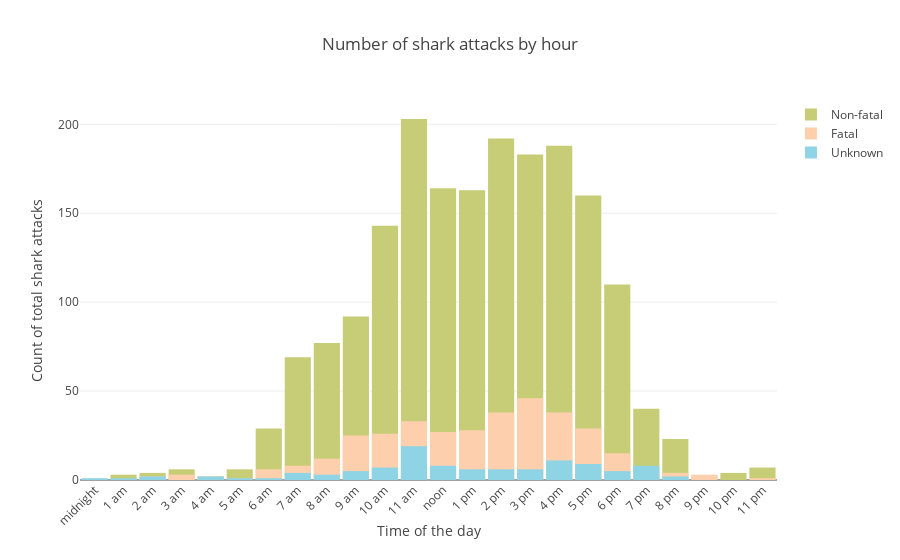

The notebook cell this image was saved under:
### Code cell
hour = list(range(0,25,1))
hourtext = ['midnight', '1 am', '2 am', '3 am', '4 am', '5 am', '6 am', '7 am', '8 am', '9 am', '10 am', '11 am',
           'noon', '1 pm', '2 pm', '3 pm', '4 pm', '5 pm', '6 pm', '7 pm', '8 pm', '9 pm', '10 pm', '11 pm']
trace1 = go.Histogram(
    x=time_nonfatal['Hour'],
    opacity=1, name = "Non-fatal", marker=dict(color=green)
)
trace2 = go.Histogram(
    x=time_fatal['Hour'],
    opacity=1, name = "Fatal", marker=dict(color=pink)
)

trace3 = go.Histogram(
    x=time_na_fatality['Hour'],
    opacity=1, name = "Unknown", marker=dict(color=light_blue)
)

data = [trace1, trace2, trace3]

layout = go.Layout(barmode='overlay',
        xaxis=dict(title='Time of the day',
            tickvals=list(range(0,25,1)),
            ticktext = hourtext, tickangle=-45),
                   
    title='Number of shark attacks by hour',
    yaxis=dict(
        title='Count of total shark attacks'
    ),
    bargap=0.1
)
fig = go.Figure(data=data, layout=layout)
iplot(fig, filename = "Sharks histogram")

### Figure 1 — Plotly figure (JSON) as saved in the notebook; plotly's stock layout.template omitted (floating-point values rounded to 4 significant figures; data arrays with more than 128 entries replaced by an {"elided": "..."} marker saying what was removed)
{"data": [{"marker": {"color": "rgb(199, 204, 118)"}, "name": "Non-fatal", "opacity": 1, "type": "histogram", "uid": "cca61875-b75d-4dec-a3c6-1f4124c1e146", "x": {"elided": "4069 int values"}}, {"marker": {"color": "rgb(254, 207, 173)"}, "name": "Fatal", "opacity": 1, "type": "histogram", "uid": "db1347f8-6dbb-4e9a-9db0-7a89d85e0804", "x": {"elided": "1078 int values"}}, {"marker": {"color": "rgb(142, 212, 229)"}, "name": "Unknown", "opacity": 1, "type": "histogram", "uid": "961e6151-6e52-4bb0-b1c6-0158d535c2b1", "x": {"elided": "523 int values"}}], "layout": {"bargap": 0.1, "barmode": "overlay", "title": {"text": "Number of shark attacks by hour"}, "xaxis": {"tickangle": -45, "ticktext": ["midnight", "1 am", "2 am", "3 am", "4 am", "5 am", "6 am", "7 am", "8 am", "9 am", "10 am", "11 am", "noon", "1 pm", "2 pm", "3 pm", "4 pm", "5 pm", "6 pm", "7 pm", "8 pm", "9 pm", "10 pm", "11 pm"], "tickvals": [0, 1, 2, 3, 4, 5, 6, 7, 8, 9, 10, 11, 12, 13, 14, 15, 16, 17, 18, 19, 20, 21, 22, 23, 24], "title": {"text": "Time of the day"}}, "yaxis": {"title": {"text": "Count of total shark attacks"}}}}
